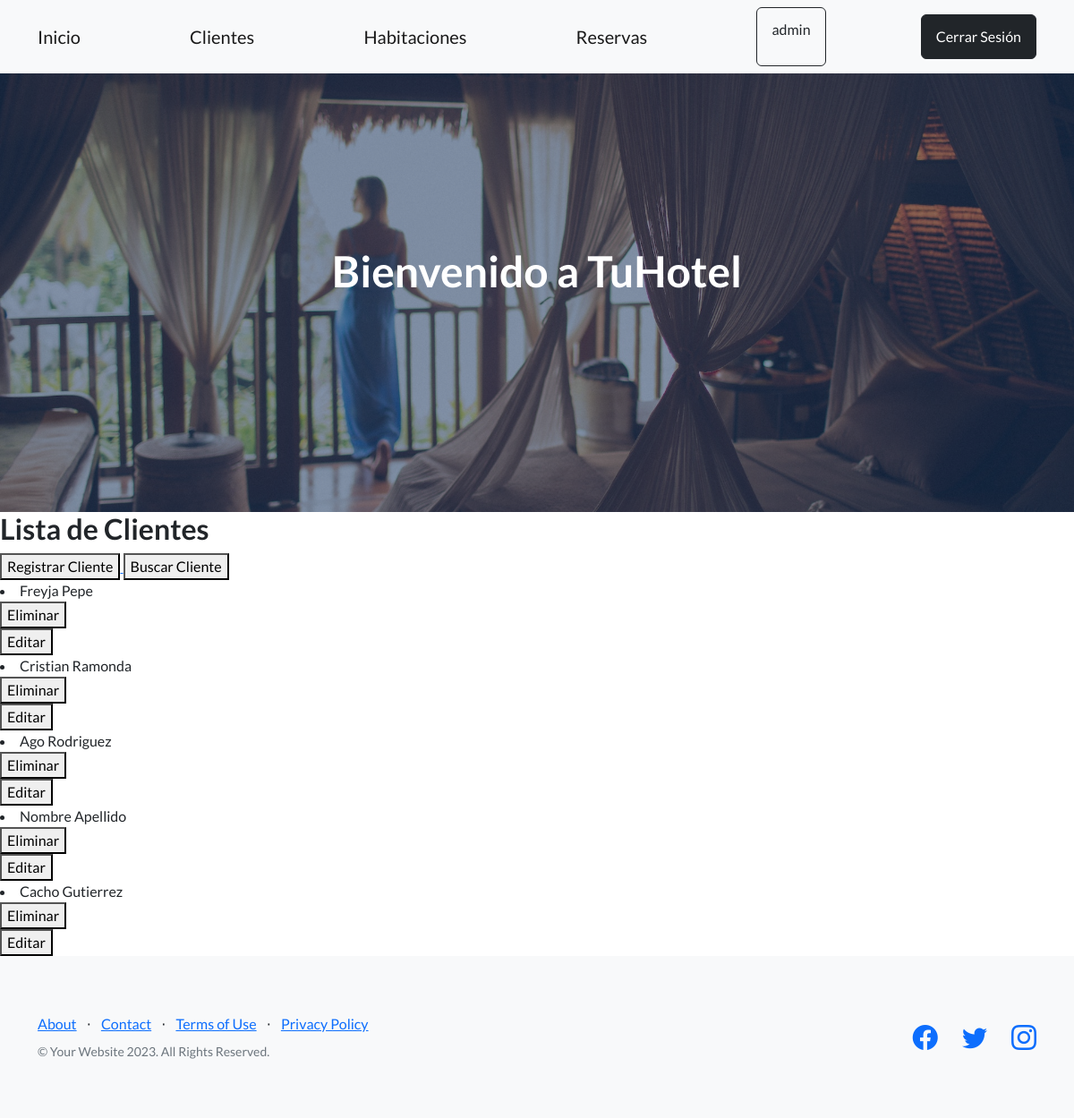
The app's page /apphotel/lista-cliente/ (signed in), older data.
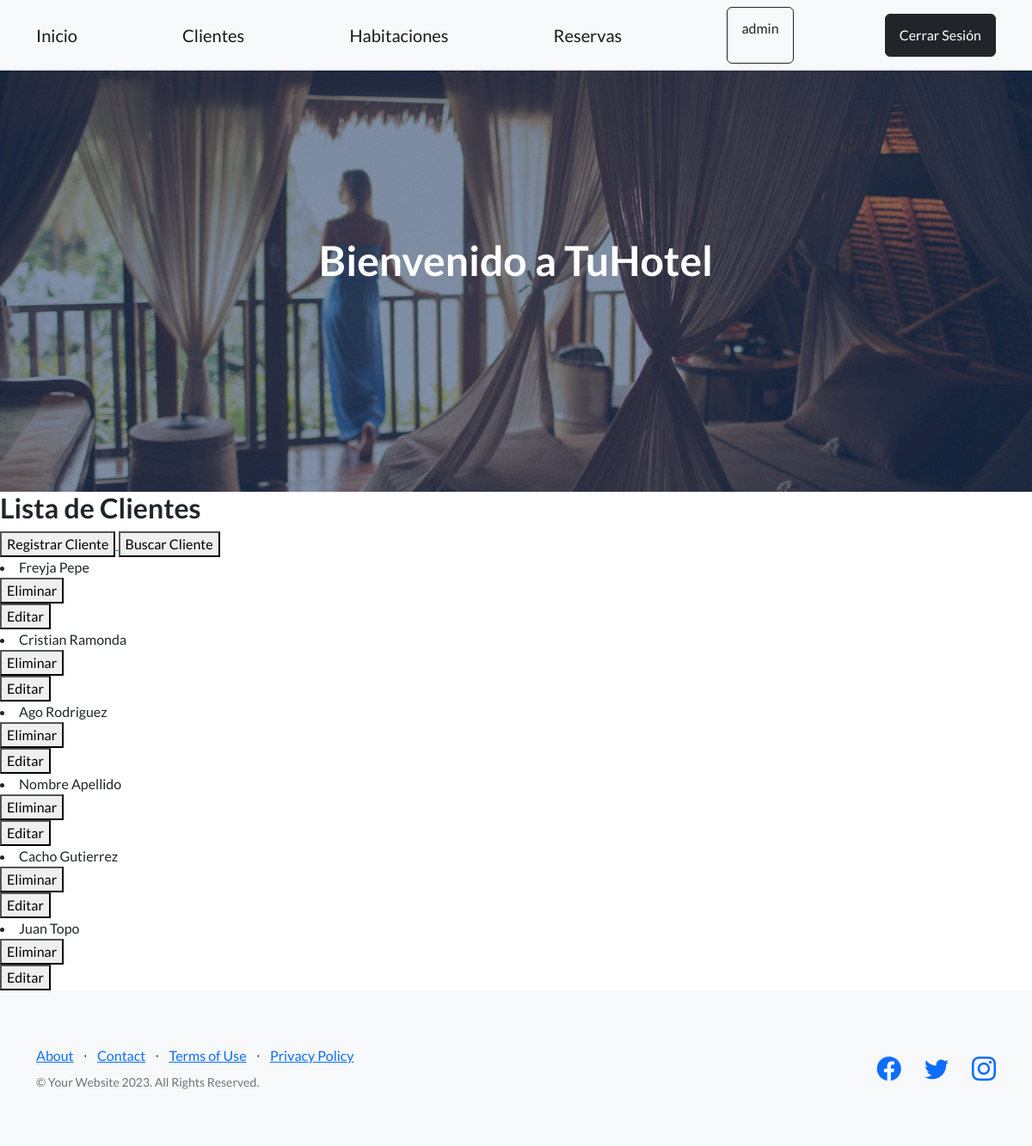
The same page, newer data.
### AppHotel/models.py (models this page shows, shortened)
class Cliente(models.Model):
    nombre = models.CharField(max_length=50)
    documento = models.IntegerField()
    email = models.EmailField(max_length=30)

### AppHotel/views.py (the view)
# urls.py: path('lista-cliente/', lista_clientes, name = 'ListaClientes'),
@login_required
def lista_clientes(request):
    lista_clientes = Cliente.objects.all()
    return render(request, 'lista_clientes.html', {"lista_clientes":lista_clientes})

### AppHotel/templates/lista_clientes.html (shortened to what this page needs)
{% extends 'base.html' %}
{% load static %}
{% block contenido_cambio %}
    <h2>Lista de Clientes</h2>
    <a href="{% url 'RegistroClientes'  %}">
        <button>Registrar Cliente</button>
    </a>
    <a href="{% url 'BuscaCliente'  %}">
        <button>Buscar Cliente</button>
    </a>
     {% for cliente in lista_clientes  %}
        <li>
            {{cliente.nombre}}
        </li>
        <div>
            <form  action= "{% url 'EliminaCliente' cliente.id %}" method='POST'>{% csrf_token %}
                <button  type="submit">
                    Eliminar
                </button>
            </form>
            <a href="{% url 'EditarClientes' cliente.id %}">
                <button>Editar</button>
            </a>
        </div>
    {% endfor %}
{% endblock contenido_cambio %}

Row changes from the older to the newer data that the page shows:
added Cliente: nombre "Juan Topo"
